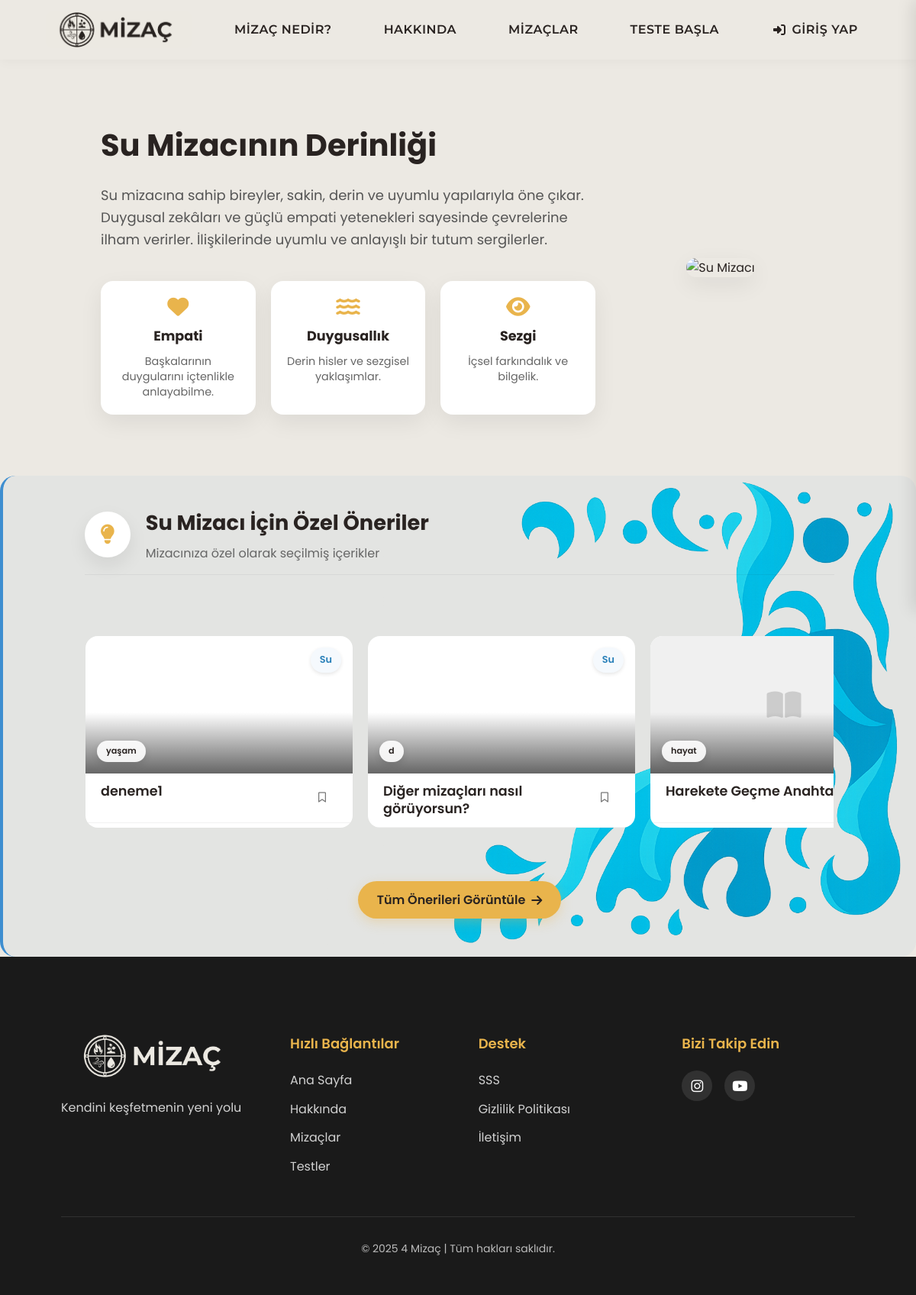
The app's page /temperaments/water_more/ with its own data.
### profiles/models.py (models this page shows, shortened)
class RecommendedContent(models.Model):
    ELEMENT_CHOICES = [
        ('Ateş', 'Ateş'),
        ('Hava', 'Hava'),
        ('Su', 'Su'),
        ('Toprak', 'Toprak'),
    ]
    title = models.CharField(max_length=200, verbose_name="Başlık")
    short_description = models.TextField(verbose_name="Kısa Açıklama")
    content = models.TextField(verbose_name="İçerik")
    image = models.ImageField(upload_to='content_images/', blank=True, null=True, verbose_name="Görsel")
    category = models.ForeignKey(ContentCategory, on_delete=models.CASCADE, related_name="contents", verbose_name="Kategori")
    related_element_name = models.CharField(
        max_length=50,
        verbose_name="İlgili Mizaç Elementi",
        choices=ELEMENT_CHOICES,
        help_text="Ateş, Hava, Su veya Toprak değerlerinden birini seçin"
    )
    is_active = models.BooleanField(default=True, verbose_name="Aktif mi?")
    created_at = models.DateTimeField(auto_now_add=True, verbose_name="Oluşturulma Tarihi")
    updated_at = models.DateTimeField(auto_now=True, verbose_name="Güncellenme Tarihi")
    order = models.PositiveIntegerField(default=0, verbose_name="Sıralama")
    class Meta:
        verbose_name = "Önerilen İçerik"
        verbose_name_plural = "Önerilen İçerikler"
        ordering = ['order', '-created_at']

class ContentCategory(models.Model):
    name = models.CharField(max_length=100, verbose_name="Kategori Adı")
    description = models.TextField(blank=True, null=True, verbose_name="Açıklama")
    class Meta:
        verbose_name = "İçerik Kategorisi"
        verbose_name_plural = "İçerik Kategorileri"

### temperaments/views.py (the view, shortened to what this page needs)
# urls.py: path('water_more/', views.water_more, name='water_more'),
def water_more(request):
    element_suggestions = RecommendedContent.objects.filter(
        related_element_name='Su',
        is_active=True
    ).annotate(
        like_count=Count('user_interactions', filter=Q(user_interactions__liked=True))
    ).order_by('order', '-created_at')[:3]
    context = {
        'element_name': 'Su',
        'element_suggestions': element_suggestions,
    }
    if request.user.is_authenticated:
        test_result = TestResult.objects.filter(user=request.user).order_by('-date_taken').first()
        if test_result:
            is_users_element = test_result.dominant_element.name == "Su"
            context.update({
                'is_users_element': is_users_element,
                'has_test_result': True,
                'dominant_element': test_result.dominant_element
            })
        else:
            context.update({
                'has_test_result': False
            })
    else:
        context.update({
            'has_test_result': False
        })
    return render(request, 'temperaments/water_more.html', context)

### templates/temperaments/water_more.html (shortened to what this page needs)
{% extends 'base.html' %}
{% load static %}
{% block extra_css %}
<link rel="stylesheet" href="{% static 'css/temperaments.css' %}">
<link rel="stylesheet" href="{% static 'css/profiles.css' %}">
{% endblock %}
{% block content %}
<section class="water-personality">
  <div class="container">
    <div class="water-personality-container">
      <div class="water-personality-text">
        <h1 class="temperament-title">Su Mizacının Derinliği</h1>
        <p class="water-personality-desc">
          Su mizacına sahip bireyler, sakin, derin ve uyumlu yapılarıyla öne çıkar. Duygusal zekâları ve güçlü empati yetenekleri sayesinde çevrelerine ilham verirler. İlişkilerinde uyumlu ve anlayışlı bir tutum sergilerler.
        </p>
        <div class="water-personality-cards">
          <div class="water-personality-card">
            <i class="fas fa-heart"></i>
            <h3>Empati</h3>
            <p>Başkalarının duygularını içtenlikle anlayabilme.</p>
          </div>
          <div class="water-personality-card">
            <i class="fas fa-water"></i>
            <h3>Duygusallık</h3>
            <p>Derin hisler ve sezgisel yaklaşımlar.</p>
          </div>
          <div class="water-personality-card">
            <i class="fas fa-eye"></i>
            <h3>Sezgi</h3>
            <p>İçsel farkındalık ve bilgelik.</p>
          </div>
        </div>
      </div>
      <div class="water-personality-image">
        <img src="{% static 'images/water-newicon.png' %}" alt="Su Mizacı">
      </div>
    </div>
</section>
<div class="premium-content-section element-section su">
  <div class="premium-content-background">
    <div class="premium-content-container">
      <div class="container">
        <div class="premium-section-title">
          <i class="fas fa-lightbulb"></i>
          <div class="section-title-content">
            <h2>{{ element_name }} Mizacı İçin Özel Öneriler</h2>
            <p>Mizacınıza özel olarak seçilmiş içerikler</p>
          </div>
        </div>
      </div>
      <div class="content-slider-wrapper">
        {% if element_suggestions %}
          <div class="content-slider-container">
            <div class="content-slider improved-slider" id="contentSlider">
              {% for content in element_suggestions %}
                <div class="premium-card" data-content-id="{{ content.id }}" data-category="{{ content.category.id }}">
                  <div class="premium-card-inner">
                    {% if content.image %}
                      <div class="premium-card-image" style="background-image: url('{{ content.image.url }}')">
                        <div class="content-element su">{{ element_name }}</div>
                        <div class="content-category">{{ content.category.name }}</div>
                      </div>
                    {% else %}
                      <div class="premium-card-image placeholder-image">
                        <i class="fas fa-book-open"></i>
                        <div class="content-category">{{ content.category.name }}</div>
                      </div>
                    {% endif %}
                    <div class="content-header">
                      <h3 class="content-title">{{ content.title }}</h3>
                      <button class="save-button-header {% if content.is_saved %}saved{% endif %}"
                              data-content-id="{{ content.id }}"
                              title="{% if content.is_saved %}Kaydedildi{% else %}Kaydet{% endif %}">
                        <i class="{% if content.is_saved %}fas{% else %}far{% endif %} fa-bookmark"></i>
                      </button>
                    </div>
                  </div>
                </div>
              {% endfor %}
            </div>
          </div>
        {% endif %}
      </div>
      <div class="container">
        <div class="suggestions-more">
          <a href="{% url 'my_suggestions' %}" class="more-link">
            Tüm Önerileri Görüntüle <i class="fas fa-arrow-right"></i>
          </a>
        </div>
      </div>
    </div>
  </div>
</div>
{% endblock %}

### static/css/base.css (style rules this page uses)
*, *:before, *:after, *:focus, *:active, *:hover { outline: none !important; -webkit-tap-highlight-color: transparent !important; -webkit-touch-callout: none !important; }
* { -webkit-tap-highlight-color: rgba(0,0,0,0) !important; -webkit-tap-highlight-color: transparent !important; -webkit-focus-ring-color: transparent !important; -webkit-appearance: none !important; -moz-appearance: none !important; appearance: none !important; }
button, input[type="button"], input[type="submit"], input[type="reset"], a, .btn, .button, [role="button"] { outline: none !important; border: none !important; -webkit-tap-highlight-color: transparent !important; -webkit-touch-callout: none !important; -webkit-appearance: none !important; -moz-appearance: none !important; appearance: none !important; }
a, a:link, a:visited, a:hover, a:active, a:focus { outline: none !important; text-decoration: none !important; -webkit-tap-highlight-color: transparent !important; -webkit-touch-callout: none !important; }
html { scrollbar-width: none !important; }
body { overscroll-behavior: none !important; overscroll-behavior-y: none !important; }
html, body { -webkit-overflow-scrolling: touch !important; overflow-scrolling: touch !important; }
img, a, button, [role="button"] { -webkit-touch-callout: none !important; pointer-events: auto !important; }
img, svg, canvas { -webkit-user-drag: none !important; -khtml-user-drag: none !important; -moz-user-drag: none !important; -o-user-drag: none !important; user-drag: none !important; }
button, a, input, textarea, select, [role="button"], [onclick], .btn, .clickable { pointer-events: auto !important; }
*::placeholder { color: inherit !important; opacity: 1 !important; }
* { margin: 0; padding: 0; box-sizing: border-box; }
:root { --primary-color: #292321; --secondary-color: #ece9e3; --accent-color: #e9b44c; --text-color: #292321; --light-text: #fafafa; --dark-bg: #1a1a1a; --border-radius: 16px; --card-radius: 20px; --box-shadow: 0 10px 30px rgba(0, 0, 0, 0.07); --card-shadow: 0 15px 35px rgba(0, 0, 0, 0.08); --transition: all 0.3s cubic-bezier(0.25, 0.8, 0.25, 1); }
body { font-family: 'Poppins', sans-serif; background-color: var(--secondary-color); color: var(--text-color); max-width: 100vw; overflow-x: hidden; line-height: 1.6; }
html, body { height: 100%; }
.container { width: 90%; max-width: 1200px; margin: 0 auto; padding: 20px; }
.su { background-color: rgba(62, 142, 208, 0.05); border-left: 4px solid #3e8ed0; }
.appear { opacity: 1 !important; transform: translateY(0) !important; }

### records on screen
RecommendedContent: related_element_name "Su", category.name "yaşam", title "deneme1"
RecommendedContent: related_element_name "Su", category.name "d", title "Diğer mizaçları nasıl görüyorsun?"
RecommendedContent: category.name "hayat", title "Harekete Geçme…"

### other values on screen
{{ element_name }} "Su"
